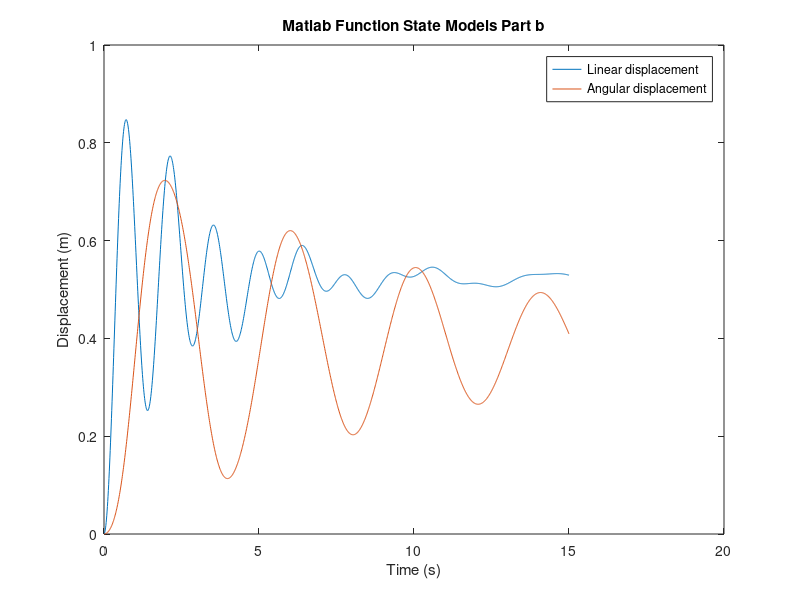

This figure's MATLAB source:
% close all; clear all; clc;
%%mathematical model
%% input
dt = 0.01;
t = 0:dt:15;
t_mat = vec2mat(t,1); %number of rows = number of time samples
b=20;
k=500;
k_theta = 1000;
b_theta = 80;
p=7874;
L=0.15;
r=0.75;
h=0.1;
m = p*L*L*L;
j = 0.5*(p*h*pi*(r^2))*(r^2);
%% system matrices
%%input
a = [0 1 0 -r; -k/m -b/m 0 0; 0 0 0 1; k*r/j b*r/j -k_theta/j -b_theta/j];
b1 = [0 0; 1/m 1; 0 0; 0 m*r/j]; %%2 columns for 2 inputs ft & g
%%output
c = [1 0 0 0; 0 0 1 0];
d = [0 0;0 0]; %%2 columns for 2 inputs ft & g
sys = ss(a,b1,c,d);
%% state vectors
n=15/dt;
x = zeros(4,n);
x_diff = [0;0;0;0];
ft(1,1:(n+1))=0;
ft(1,1)=100;
g(1,1:(n+1)) = 9.81;
u = [ft' g']; %%number of rows = number of time samples, number of columns = number of inputs
y = lsim(sys,u,t_mat);
%% plot
figure;
plot(t_mat,y);
title('Matlab Function State Models Part b');
xlabel('Time (s)');
ylabel('Displacement (m)');
legend('Linear displacement','Angular displacement');
